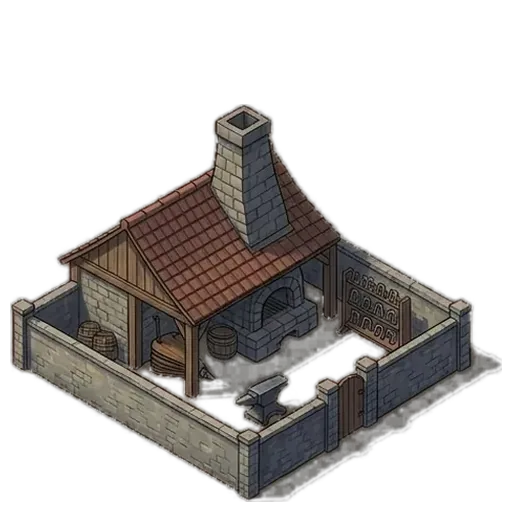
#> input picture tools/fiksturler/demirhane_3.webp, 512 x 512 px
$ python sprite-hizala.py fiksturler/demirhane_3.webp
#> lines starting #> are read from the running program, lines starting #| are printed output that depends on the picture; after the words box and inside, x2 and y2 are one past the last pixel; in counts of white or black regions, pixels touching at a corner belong together
#!/usr/bin/env python3
"""
Lordlar Cagi - Bina sprite'larini ORTAK BIR ZEMIN CIZGISINE hizalar.

SORUN: sprite'lar tek tek uretildi ve her birinin cercevesindeki bosluk
farkli. Olculdugunde alt bosluk %3 ile %12 arasinda geziyordu. Sonuc:
hepsi ayni kutuya konsa bile binalarin TABANI ayni yere denk gelmiyor --
biri zemine gomulmus, oteki havada duruyor gorunuyor. Oyuncunun
"haritaya tam oturan bir yapi" istegi once bu yuzden karsilanamiyor.

NE YAPIYOR: her sprite'i alfa sinirina kirpar, karesinin %96'sini
dolduracak sekilde olcekler, YATAYDA ORTALAR ve DIKEYDE TABANA OTURTUR
(altta %2 pay kalir). Boylece:

  - her sprite'in alt kenari binanin TABANIDIR,
  - arayuz sprite'i tabanindan cakabilir (`translate(-50%, -100%)`),
    yani x/y "binanin ayak bastigi yer" anlamina gelir,
  - temas golgesi tam o noktaya konabilir.

Kare tuval korunuyor: en/boy orani dosyadan dosyaya degisseydi arayuzde
yukseklik ancak resim yuklendikten sonra bilinirdi ve kart zıplardi
(CLS). Kare sabit, icindeki cizim kendi oranini koruyor -- kule ince ve
uzun, sur genis ve alcak kaliyor.

Islem TEKRARLANABILIR: zaten hizali bir dosya ayni kalir.

KULLANIM:
  python3 tools/sprite-hizala.py apps/web/public/gorseller/binalar/*.webp
  python3 tools/sprite-hizala.py --onizleme apps/web/public/gorseller/binalar/*.webp
  python3 tools/sprite-hizala.py --orta apps/web/public/gorseller/ekipman/*.webp
"""
from __future__ import annotations

import sys
from pathlib import Path

ALFA_ESIK = 40   # bundan saydam pikseller "yok" sayilir (kenar yumusatmasi)
DOLULUK = 0.96   # cizim karenin bu kadarini doldurur
ALT_PAY = 0.02   # tabanin altinda kalan pay


def hizala(yol: Path, taban: bool = True):
    """
    (hizalanmis gorsel, tasinan piksel) — alfa yoksa None.

    `taban=True`  cizim ALT kenara oturur. Zemine basan her sey boyle:
                  bina, dusman, birim, lord. Arayuz onlari tabanindan
                  cakiyor ve tam oraya temas golgesi koyuyor.
    `taban=False` cizim ORTALANIR. Envanter ikonlari ve portreler boyle:
                  capraz duran bir kilicin "tabani" yok, kutuya ortalanmasi
                  gerekiyor -- otuz ikon alt alta dizildiginde biri asagi
                  biri yukari kaymis gorunmesin diye.
    """
#> called with taban = True
    import numpy as np
    from PIL import Image

    im = Image.open(yol).convert("RGBA")
#> im is the input picture: PIL image 512x512 RGBA; mean R, G, B, A 31.4, 28.2, 26.1, 88.5
    a = np.asarray(im)[:, :, 3]
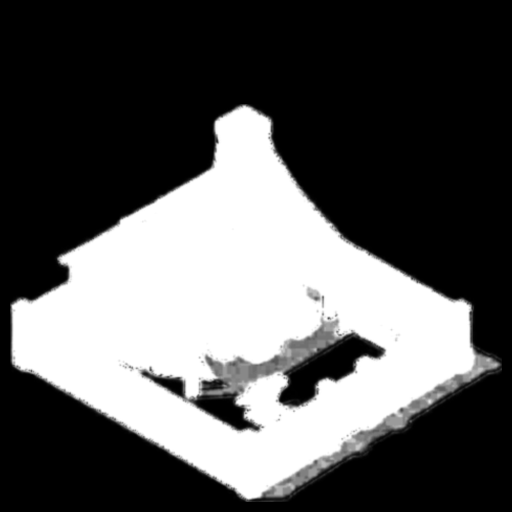
#> a: shape (512, 512); min 0, max 255, mean 88.5
    dolu = a > ALFA_ESIK
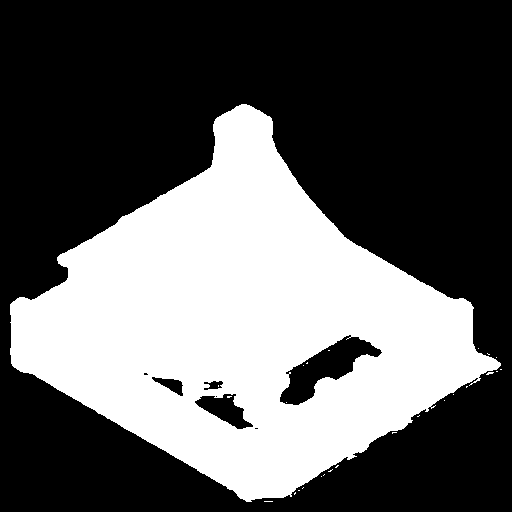
#> dolu: shape (512, 512) bool; 37.1% white; 26 white regions (25 under 20 px), largest, box (x1, y1, x2, y2) and area: (10, 104, 501, 502) 97145
    if not dolu.any():
        return None, 0
    ys, xs = np.where(dolu)
    kutu = (int(xs.min()), int(ys.min()), int(xs.max()) + 1, int(ys.max()) + 1)
#> kutu = (10, 104, 502, 502)

    boy = im.size[0]  # kare tuval korunuyor
#> boy = 512
    cizim = im.crop(kutu)
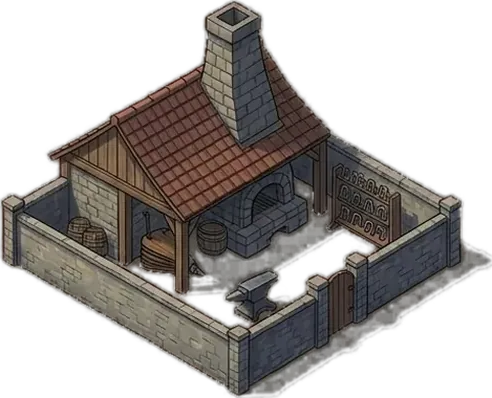
#> cizim: PIL image 492x398 RGBA; mean R, G, B, A 41.9, 37.7, 34.9, 118.5; transparent parts drawn white
    g, y = cizim.size
#> g = 492; y = 398
    olcek = (boy * DOLULUK) / max(g, y)
#> olcek = 0.999
    yeni = (max(1, round(g * olcek)), max(1, round(y * olcek)))
#> yeni = (492, 398)
    cizim = cizim.resize(yeni, Image.LANCZOS)

    tuval = Image.new("RGBA", (boy, boy), (0, 0, 0, 0))
#> tuval: PIL image 512x512 RGBA; every value is 0
    sol = (boy - yeni[0]) // 2
#> sol = 10
    ust = boy - round(boy * ALT_PAY) - yeni[1] if taban else (boy - yeni[1]) // 2
#> ust = 104
    tuval.paste(cizim, (sol, ust))

    # Ne kadar oynadi: taban zaten yerindeyse sifira yakin cikar.
    eski_taban = kutu[3]
#> eski_taban = 502
    yeni_taban = ust + yeni[1]
#> yeni_taban = 502
    return tuval, yeni_taban - eski_taban


def main() -> int:
    argv = sys.argv[1:]
    if not argv:
        print(__doc__)
        return 2

    bak = "--onizleme" in argv
    taban = "--orta" not in argv
    dosyalar = [Path(x) for x in argv if not x.startswith("--")]
    if not dosyalar:
        print("Dosya verilmedi.", file=sys.stderr)
        return 2

    sonuclar = []
    for yol in dosyalar:
        if not yol.exists():
            print(f"  yok: {yol}", file=sys.stderr)
            return 2
        im, kayma = hizala(yol, taban)
#> kayma = 0
        if im is None:
            print(f"  atlandi, saydam degil: {yol.name}")
            continue
        if bak:
            sonuclar.append((yol.name, im))
        else:
            im.save(yol, "WEBP", quality=82, method=6)
        print(f"  {yol.name:22s} taban {kayma:+4d} piksel")
#|   demirhane_3.webp       taban   +0 piksel

    if bak and sonuclar:
        from PIL import Image

        N, sut = 180, 6
        sat = (len(sonuclar) + sut - 1) // sut
        yan = Image.new("RGB", (N * sut, N * sat), (46, 74, 40))
        for i, (_, im) in enumerate(sonuclar):
            k = im.resize((N, N), Image.LANCZOS)
            yan.paste(k, ((i % sut) * N, (i // sut) * N), k)
        # Zemin cizgisi: tabanlar ayni yerde mi, bir bakista gorunsun.
        from PIL import ImageDraw

        d = ImageDraw.Draw(yan)
        for s in range(sat):
            y = s * N + round(N * (1 - ALT_PAY))
            d.line((0, y, yan.size[0], y), fill=(255, 80, 80), width=1)
        yol = Path("/tmp/sprite-hizalama.png")
        yan.save(yol)
        print(f"\nOnizleme: {yol}")
    return 0


if __name__ == "__main__":
    sys.exit(main())
#> (the program exits here)

$ run again, on tools/fiksturler/kisla_3.webp
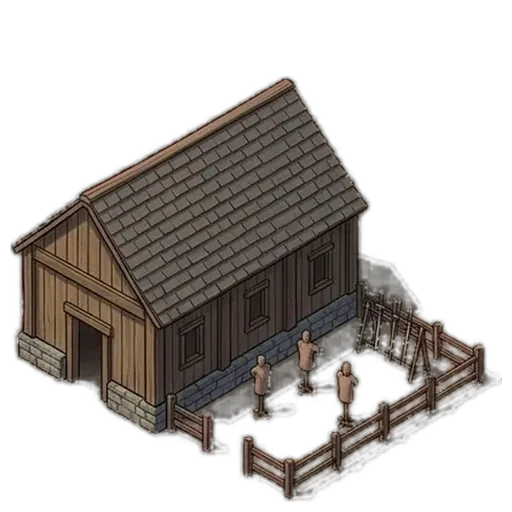
#> input picture tools/fiksturler/kisla_3.webp, 512 x 512 px
#> in hizala, im is the input picture: PIL image 512x512 RGBA; mean R, G, B, A 33.9, 29.1, 25.3, 95.9
#> in hizala, `dolu = a > ALFA_ESIK`:
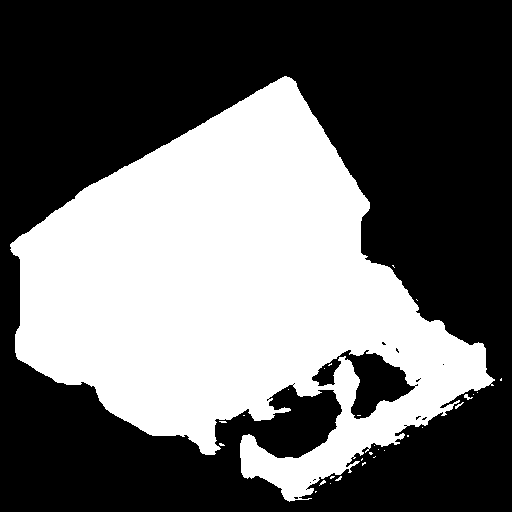
#> dolu: shape (512, 512) bool; 40.5% white; 29 white regions (26 under 20 px), largest, box (x1, y1, x2, y2) and area: (10, 76, 495, 502) 105877, (464, 394, 473, 400) 26, (455, 402, 464, 409) 21
#> kutu = (10, 76, 502, 502)
#> in hizala, `cizim = im.crop(kutu)`:
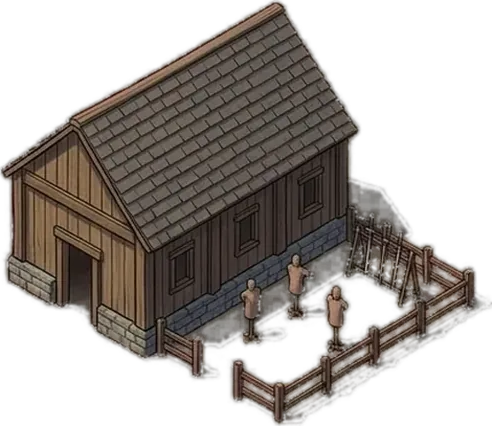
#> cizim: PIL image 492x426 RGBA; mean R, G, B, A 42.3, 36.4, 31.7, 119.9; transparent parts drawn white
#> eski_taban = 502
#> kayma = 0
#|   kisla_3.webp           taban   +0 piksel

$ run again, on tools/fiksturler/kutuphane_3.webp
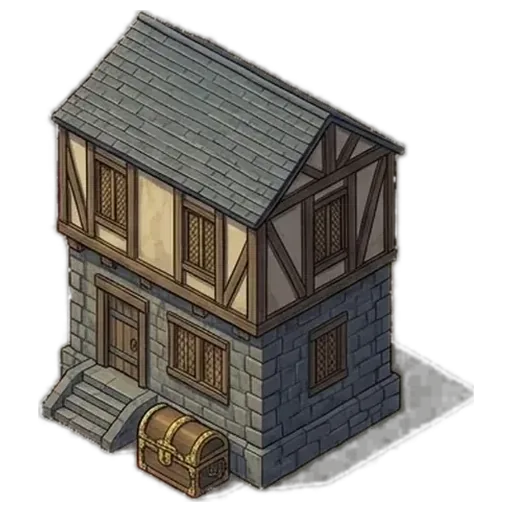
#> input picture tools/fiksturler/kutuphane_3.webp, 512 x 512 px
#> in hizala, im is the input picture: PIL image 512x512 RGBA; mean R, G, B, A 48.1, 45.1, 40.5, 131.5
#> in hizala, `dolu = a > ALFA_ESIK`:
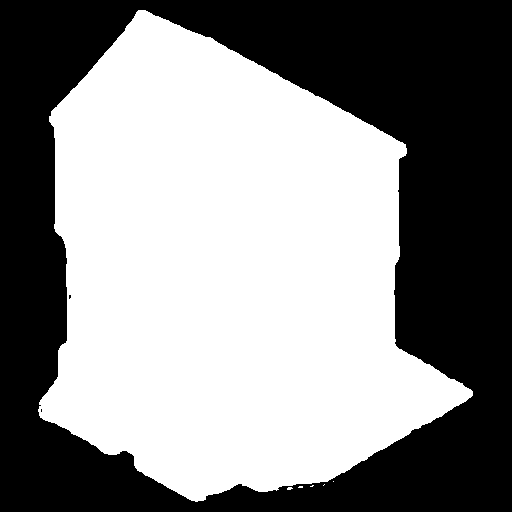
#> dolu: shape (512, 512) bool; 53.9% white; 3 black regions (2 under 20 px), largest, box (x1, y1, x2, y2) and area: (0, 0, 512, 512) 120736
#> kutu = (38, 10, 473, 502)
#> in hizala, `cizim = im.crop(kutu)`:
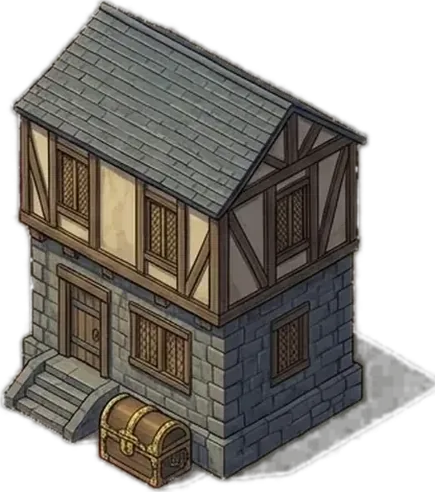
#> cizim: PIL image 435x492 RGBA; mean R, G, B, A 58.8, 55.1, 49.6, 161.1; transparent parts drawn white
#> eski_taban = 502
#> kayma = 0
#|   kutuphane_3.webp       taban   +0 piksel

$ run again, on tools/fiksturler/pazar_3.webp
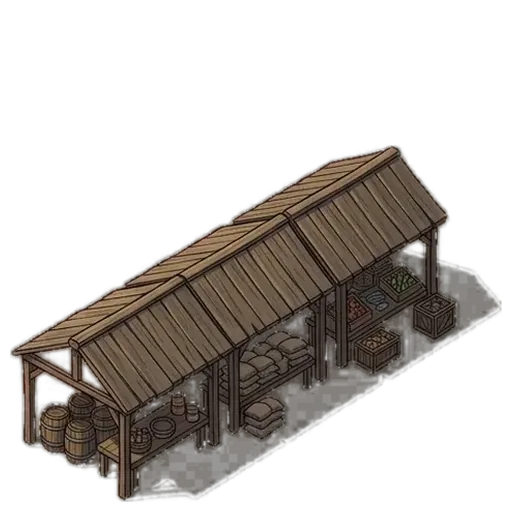
#> input picture tools/fiksturler/pazar_3.webp, 512 x 512 px
#> in hizala, im is the input picture: PIL image 512x512 RGBA; mean R, G, B, A 29.6, 24.9, 20.7, 82.6
#> in hizala, `dolu = a > ALFA_ESIK`:
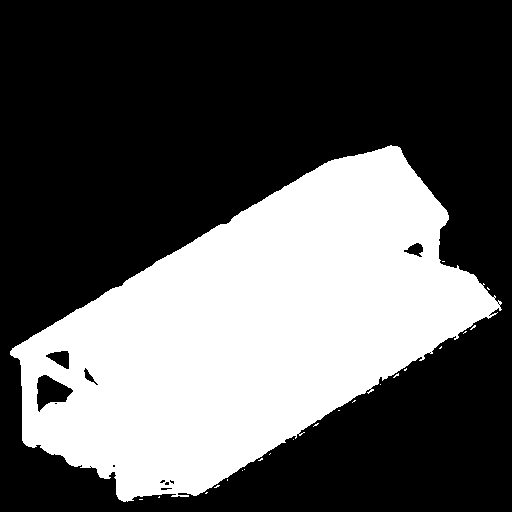
#> dolu: shape (512, 512) bool; 35.4% white; 22 white regions (21 under 20 px), largest, box (x1, y1, x2, y2) and area: (10, 145, 502, 502) 92622
#> kutu = (10, 145, 502, 502)
#> in hizala, `cizim = im.crop(kutu)`:
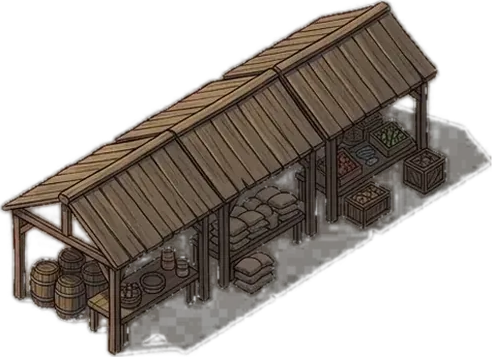
#> cizim: PIL image 492x357 RGBA; mean R, G, B, A 44.1, 37.1, 30.9, 123.3; transparent parts drawn white
#> eski_taban = 502
#> kayma = 0
#|   pazar_3.webp           taban   +0 piksel
